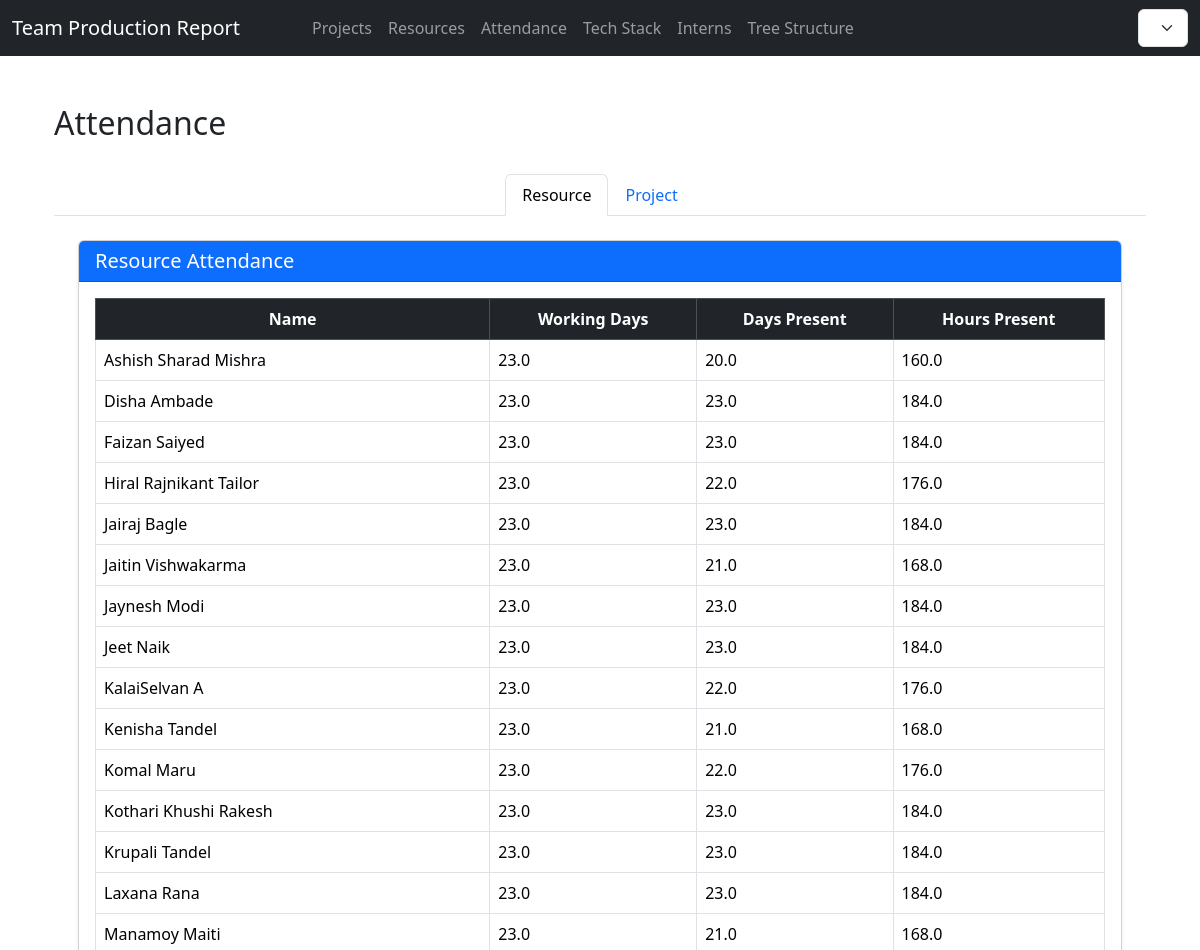
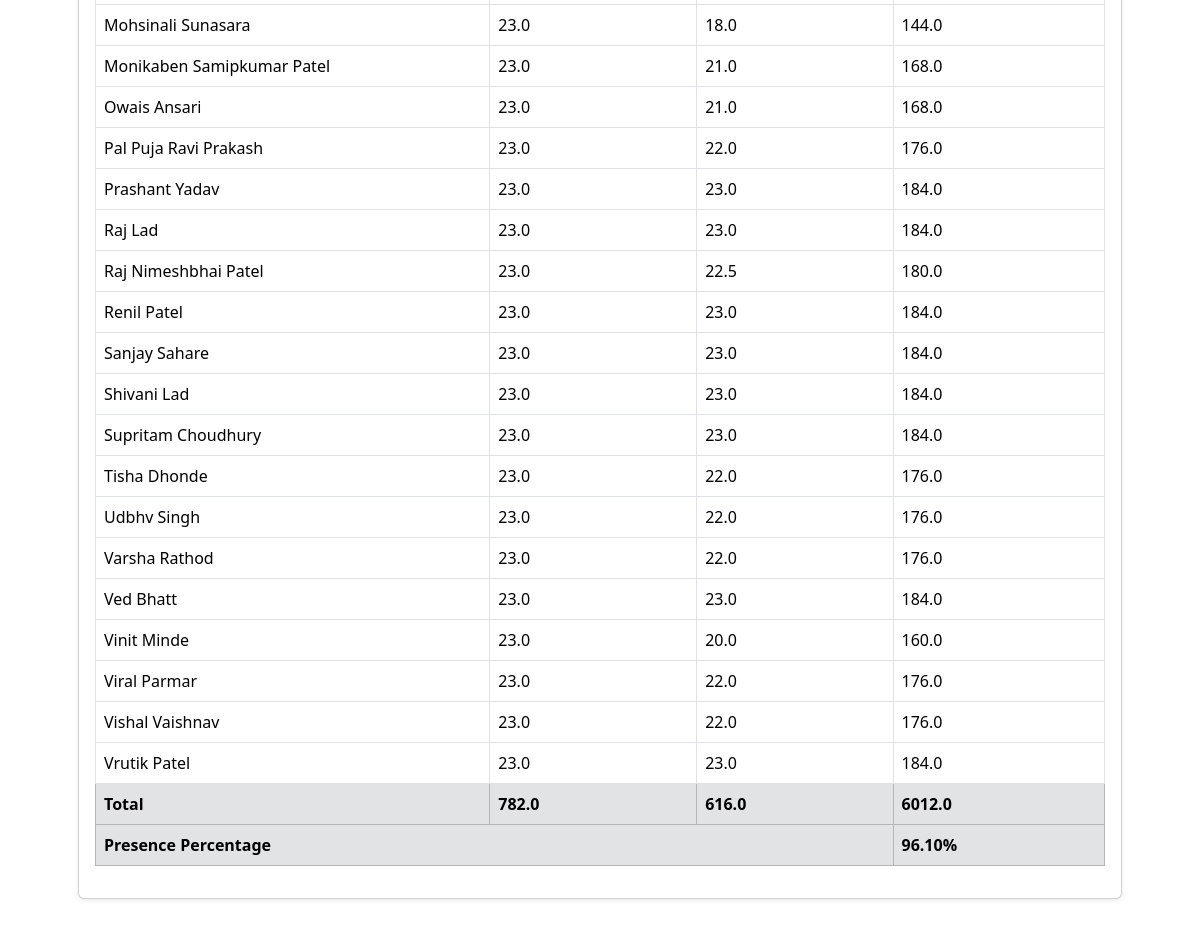
Page /projects/attendance/ on the committed database (2 pictures, top to bottom).
### resources/models.py (models this page shows, shortened)
class Resource(models.Model):
    resource_name = models.CharField(
        max_length=100,
        help_text="Enter the full name of the resource"
    )
    year = models.PositiveIntegerField(
        help_text="Enter the year manually (e.g., 2025)"
    )
    month = models.PositiveSmallIntegerField(
        choices=[(i, calendar.month_name[i]) for i in range(1, 13)],
        help_text="Enter the month manually (1–12)"
    )
    working_days = models.FloatField(
        null=True,
        blank=True,
        help_text="Leave blank to auto-calculate (Mon–Fri + 1st Saturday)"
    )
    present_day = models.FloatField(
        default=0,
        help_text="Days resource was present"
    )
    present_hours = models.FloatField(
        default=0,
        help_text="Auto-calculated as present_day × 8 hours if not set"
    )
    created_at = models.DateTimeField(auto_now_add=True)
    counting = models.FloatField(default=0, help_text="Counting value")
    is_active = models.BooleanField(
        default=True,
        help_text="Uncheck to deactivate this resource instead of deleting."
    )
    class Meta:
        db_table = 'resources'
        ordering = ['-year', '-month', 'resource_name']
        verbose_name = 'Resource'
        verbose_name_plural = 'Resources'
        unique_together = ('resource_name', 'year', 'month')

### projects/views.py (the view)
# urls.py: path("attendance/", views.attendance_home, name="attendance_home"),
def attendance_home(request):
    resources = Resource.objects.all()
    projects = Project.objects.prefetch_related('resources').all()
    total_working_days = sum(r.working_days for r in resources)
    total_present_days = sum(r.present_day for r in resources)
    total_present_hours = sum(r.present_hours for r in resources)
    presence_percentage = (100 * total_present_days)/total_working_days if total_working_days else 0
    total_present_days = sum(p.present_day for p in projects)
    total_billable_days = sum(p.billable_days for p in projects)
    total_non_billable_days = sum(p.non_billable_days for p in projects)
    total_billable_hours = sum(p.billable_hours for p in projects)
    total_non_billable_hours = sum(p.non_billable_hours for p in projects)
    context = {
        'resources': resources,
        'projects': projects,
        'total_working_days': total_working_days,
        'total_present_days': total_present_days,
        'total_present_hours': total_present_hours,
        'total_billable_days': total_billable_days,
        'total_non_billable_days': total_non_billable_days,
        'total_billable_hours': total_billable_hours,
        'total_non_billable_hours': total_non_billable_hours,
        'presence_percentage' : presence_percentage
    }
    return render(request, 'attendance/attendance_home.html', context)

### templates/attendance/attendance_home.html (shortened to what this page needs)
{% extends "base.html" %} {% block title %}Attendance Dashboard{% endblock %}
{%block extra_css %}
<link
  rel="stylesheet"
  href="https://cdn.datatables.net/2.3.2/css/dataTables.dataTables.min.css"
/>
{% endblock %} {% block content %}
<div class="container py-4">
  <div class="row mb-4">
    <div class="col-12">
      <h2 class="mb-2">Attendance</h2>
    </div>
  </div>
  <ul class="nav nav-tabs justify-content-center" id="myTab" role="tablist">
    <li class="nav-item" role="presentation">
      <button
        class="nav-link active"
        id="resource-tab"
        data-bs-toggle="tab"
        data-bs-target="#resource"
        type="button"
        role="tab"
        aria-controls="resource"
        aria-selected="true"
      >
        Resource
      </button>
    </li>
    <li class="nav-item" role="presentation">
      <button
        class="nav-link"
        id="project-tab"
        data-bs-toggle="tab"
        data-bs-target="#project"
        type="button"
        role="tab"
        aria-controls="project"
        aria-selected="false"
      >
        Project
      </button>
    </li>
  </ul>
  <div class="tab-content" id="myTabContent">
    <div
      class="tab-pane fade show active p-4"
      id="resource"
      role="tabpanel"
      aria-labelledby="resource-tab"
    >
      <div class="card shadow-sm mb-4">
        <div class="card-header bg-primary text-white">
          <h5 class="mb-0">Resource Attendance</h5>
        </div>
        <div class="card-body">
          <div class="table-responsive">
            <table
              id="resourceTable"
              class="table table-bordered table-hover align-middle"
            >
              <thead class="table-dark">
                <tr class="text-center align-middle">
                  <th>Name</th>
                  <th>Working Days</th>
                  <th>Days Present</th>
                  <th>Hours Present</th>
                </tr>
              </thead>
              <tbody>
                {% if resources %} {% for resource in resources %}
                <tr>
                  <td>{{ resource.resource_name }}</td>
                  <td>{{ resource.working_days }}</td>
                  <td>{{ resource.present_day }}</td>
                  <td>{{ resource.present_hours }}</td>
                </tr>
                {% endfor %} {% else %}
                <tr>
                  <td colspan="5" class="text-center">No resources found.</td>
                </tr>
                {% endif %}
              </tbody>
              <tfoot>
                <tr class="table-secondary fw-bold">
                  <td>Total</td>
                  <td>{{ total_working_days }}</td>
                  <td>{{ total_present_days }}</td>
                  <td>{{ total_present_hours }}</td>
                </tr>
                <tr class="table-secondary fw-bold">
                  <td colspan="3">Presence Percentage</td>
                  <td>{{ presence_percentage|floatformat:2 }}%</td>
                </tr>
              </tfoot>
            </table>
          </div>
        </div>
      </div>
    </div>
  </div>
  {% endblock %}

### rows in the picture
Resource: resource_name "Ashish Sharad Mishra", working_days "23.0", present_day "20.0", present_hours "160.0"
Resource: resource_name "Disha Ambade", working_days "23.0", present_day "23.0", present_hours "184.0"
Resource: resource_name "Faizan Saiyed", working_days "23.0", present_day "23.0", present_hours "184.0"
Resource: resource_name "Hiral Rajnikant Tailor", working_days "23.0", present_day "22.0", present_hours "176.0"
Resource: resource_name "Jairaj Bagle", working_days "23.0", present_day "23.0", present_hours "184.0"
Resource: resource_name "Jaitin Vishwakarma", working_days "23.0", present_day "21.0", present_hours "168.0"
Resource: resource_name "Jaynesh Modi", working_days "23.0", present_day "23.0", present_hours "184.0"
Resource: resource_name "Jeet Naik", working_days "23.0", present_day "23.0", present_hours "184.0"
Resource: resource_name "KalaiSelvan A", working_days "23.0", present_day "22.0", present_hours "176.0"
Resource: resource_name "Kenisha Tandel", working_days "23.0", present_day "21.0", present_hours "168.0"
Resource: resource_name "Komal Maru", working_days "23.0", present_day "22.0", present_hours "176.0"
Resource: resource_name "Kothari Khushi Rakesh", working_days "23.0", present_day "23.0", present_hours "184.0"
Resource: resource_name "Krupali Tandel", working_days "23.0", present_day "23.0", present_hours "184.0"
Resource: resource_name "Laxana Rana", working_days "23.0", present_day "23.0", present_hours "184.0"
Resource: resource_name "Manamoy Maiti", working_days "23.0", present_day "21.0", present_hours "168.0"
Resource: resource_name "Mohsinali Sunasara", working_days "23.0", present_day "18.0", present_hours "144.0"
Resource: resource_name "Monikaben Samipkumar Patel", working_days "23.0", present_day "21.0", present_hours "168.0"
Resource: resource_name "Owais Ansari", working_days "23.0", present_day "21.0", present_hours "168.0"
Resource: resource_name "Pal Puja Ravi Prakash", working_days "23.0", present_day "22.0", present_hours "176.0"
Resource: resource_name "Prashant Yadav", working_days "23.0", present_day "23.0", present_hours "184.0"
Resource: resource_name "Raj Lad", working_days "23.0", present_day "23.0", present_hours "184.0"
Resource: resource_name "Raj Nimeshbhai Patel", working_days "23.0", present_day "22.5", present_hours "180.0"
Resource: resource_name "Renil Patel", working_days "23.0", present_day "23.0", present_hours "184.0"
Resource: resource_name "Sanjay Sahare", working_days "23.0", present_day "23.0", present_hours "184.0"
Resource: resource_name "Shivani Lad", working_days "23.0", present_day "23.0", present_hours "184.0"
Resource: resource_name "Supritam Choudhury", working_days "23.0", present_day "23.0", present_hours "184.0"
Resource: resource_name "Tisha Dhonde", working_days "23.0", present_day "22.0", present_hours "176.0"
Resource: resource_name "Udbhv Singh", working_days "23.0", present_day "22.0", present_hours "176.0"
Resource: resource_name "Varsha Rathod", working_days "23.0", present_day "22.0", present_hours "176.0"
Resource: resource_name "Ved Bhatt", working_days "23.0", present_day "23.0", present_hours "184.0"
Resource: resource_name "Vinit Minde", working_days "23.0", present_day "20.0", present_hours "160.0"
Resource: resource_name "Viral Parmar", working_days "23.0", present_day "22.0", present_hours "176.0"
Resource: resource_name "Vishal Vaishnav", working_days "23.0", present_day "22.0", present_hours "176.0"
Resource: resource_name "Vrutik Patel", working_days "23.0", present_day "23.0", present_hours "184.0"

### other values in the picture
{{ total_working_days }} "782.0"
{{ total_present_days }} "616.0"
{{ total_present_hours }} "6012.0"
{{ presence_percentage|floatformat:2 }} "96.10"
